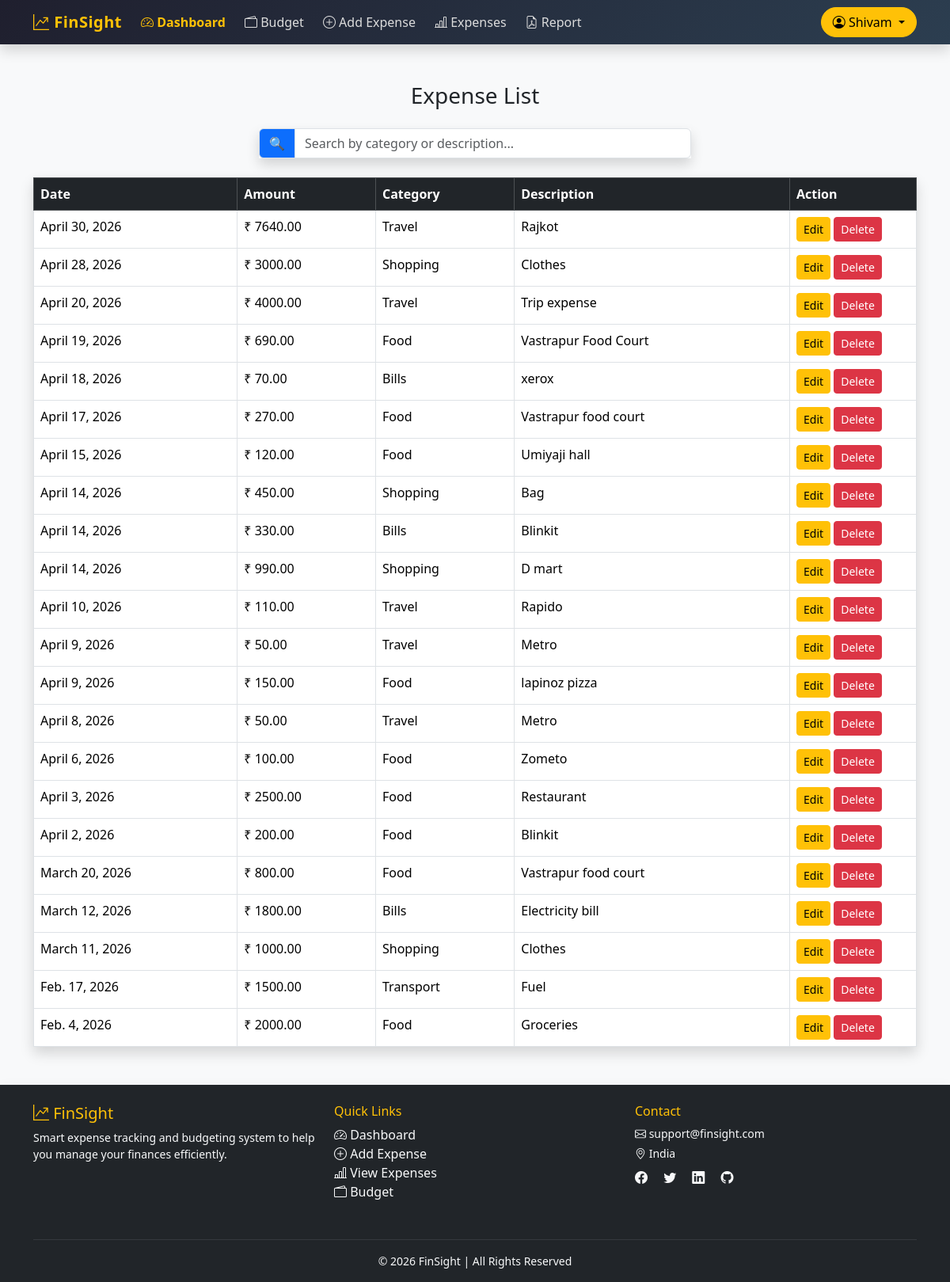
The app's page /expenses/ (signed in) with its own data.
### web/models.py (models this page shows, shortened)
class expense(models.Model):
    user = models.ForeignKey(user, on_delete=models.CASCADE)
    date = models.DateField()
    amount = models.DecimalField(max_digits=10, decimal_places=2)
    category = models.CharField(max_length=100)
    description = models.TextField()

### web/views.py (the view)
# urls.py: path('expenses/', expense_list, name='expense_list'),
def expense_list(request):
    uid = request.session.get('user_id')
    if not uid:
        return redirect('login')
    query = request.GET.get('q', '').strip()
    data = expense.objects.filter(user_id=uid)
    if query:
        data = data.filter(
            Q(category__icontains=query) |
            Q(description__icontains=query)
        )
    data = data.order_by('-date')
    if request.headers.get("X-Requested-With") == "XMLHttpRequest":
        return JsonResponse(
            list(data.values('id', 'date', 'amount', 'category', 'description')),
            safe=False
        )
    return render(request, 'expense_list.html', {'data': data})

### web/templates/expense_list.html (shortened to what this page needs)
<!DOCTYPE html>
<html>
<head>
    <link href="https://cdn.jsdelivr.net/npm/bootstrap@5.3.2/dist/css/bootstrap.min.css" rel="stylesheet">
    {% include "navbar.html" %}
</head>
<body class="bg-light">
<div class="container mt-5">
    <h3 class="text-center mb-4">Expense List</h3>
    <div class="row mb-4">
        <div class="col-md-6 mx-auto">
            <div class="input-group shadow">
                <span class="input-group-text bg-primary text-white">🔍</span>
                <input type="text"
                       id="searchInput"
                       class="form-control"
                       placeholder="Search by category or description...">
            </div>
        </div>
    </div>
    <table class="table table-bordered table-hover shadow">
        <thead class="table-dark">
            <tr>
                <th>Date</th>
                <th>Amount</th>
                <th>Category</th>
                <th>Description</th>
                <th width="160">Action</th>
            </tr>
        </thead>
        <tbody id="expenseTable">
            {% for e in data %}
            <tr>
                <td>{{ e.date }}</td>
                <td>₹ {{ e.amount }}</td>
                <td>{{ e.category }}</td>
                <td>{{ e.description }}</td>
                <td>
                    <button class="btn btn-sm btn-warning"
                            data-bs-toggle="modal"
                            data-bs-target="#editModal{{ e.id }}">
                        Edit
                    </button>
                    <a href="{% url 'delete_expense' e.id %}"
                       class="btn btn-sm btn-danger"
                       onclick="return confirm('Delete this expense?')">
                        Delete
                    </a>
                </td>
            </tr>
            {% endfor %}
        </tbody>
    </table>
</div>
{% include "footer.html" %}
</body>
</html>

### records on screen
expense: date "April 30, 2026", amount "7640.00", category "Travel", description "Rajkot"
expense: date "April 28, 2026", amount "3000.00", category "Shopping", description "Clothes"
expense: date "April 20, 2026", amount "4000.00", category "Travel", description "Trip expense"
expense: date "April 19, 2026", amount "690.00", category "Food", description "Vastrapur Food Court"
expense: date "April 18, 2026", amount "70.00", category "Bills", description "xerox"
expense: date "April 17, 2026", amount "270.00", category "Food", description "Vastrapur food court"
expense: date "April 15, 2026", amount "120.00", category "Food", description "Umiyaji hall"
expense: date "April 14, 2026", amount "450.00", category "Shopping", description "Bag"
expense: date "April 14, 2026", amount "330.00", category "Bills", description "Blinkit"
expense: date "April 14, 2026", amount "990.00", category "Shopping", description "D mart"
expense: date "April 10, 2026", amount "110.00", category "Travel", description "Rapido"
expense: date "April 9, 2026", amount "50.00", category "Travel", description "Metro"
expense: date "April 9, 2026", amount "150.00", category "Food", description "lapinoz pizza"
expense: date "April 8, 2026", amount "50.00", category "Travel", description "Metro"
expense: date "April 6, 2026", amount "100.00", category "Food", description "Zometo"
expense: date "April 3, 2026", amount "2500.00", category "Food", description "Restaurant"
expense: date "April 2, 2026", amount "200.00", category "Food", description "Blinkit"
expense: date "March 20, 2026", amount "800.00", category "Food", description "Vastrapur food court"
expense: date "March 12, 2026", amount "1800.00", category "Bills", description "Electricity bill"
expense: date "March 11, 2026", amount "1000.00", category "Shopping", description "Clothes"
expense: date "Feb. 17, 2026", amount "1500.00", category "Transport", description "Fuel"
expense: date "Feb. 4, 2026", amount "2000.00", category "Food", description "Groceries"

### other values on screen
{{ request.session.user_name }} "Shivam"
